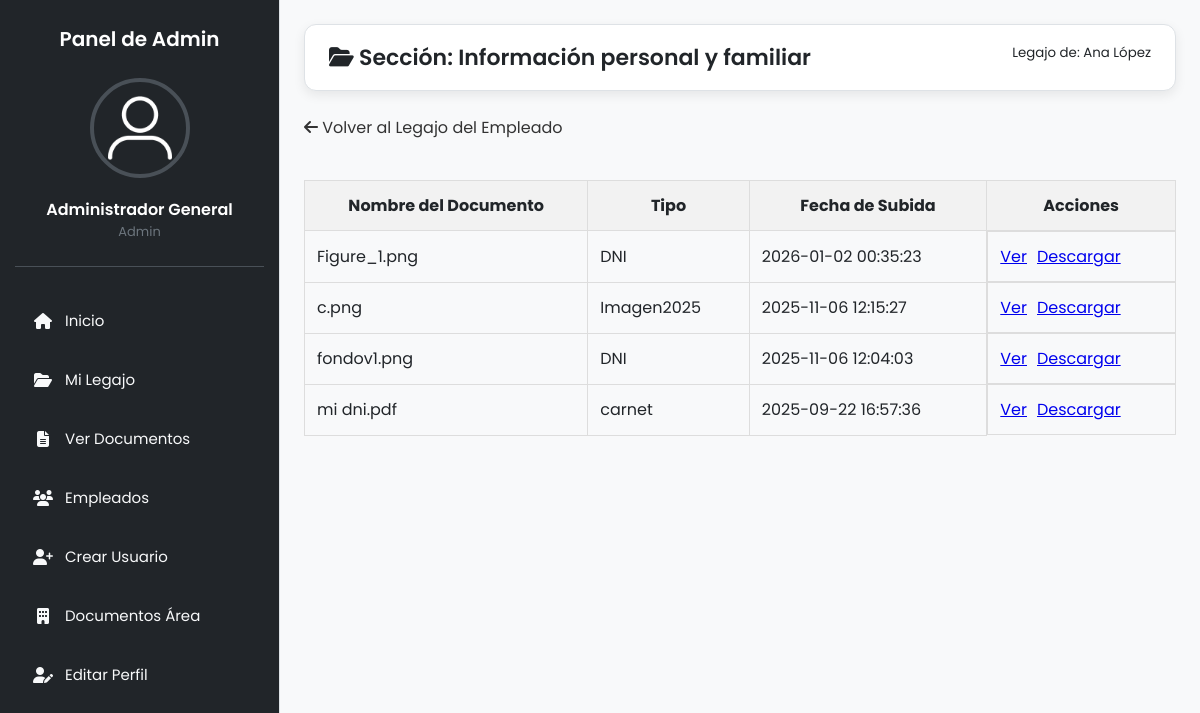
Screenshot of /panel_de_jefe/ver_seccion_legajo.php?id=4&seccion=1 (signed in) with the database file from the repository.
### tables this page shows
CREATE TABLE `secciones_legajo` (
  `id` int NOT NULL AUTO_INCREMENT,
  `nombre` varchar(255) NOT NULL,
  `descripcion` text,
  PRIMARY KEY (`id`)
);

CREATE TABLE `usuarios` (
  `id` int NOT NULL AUTO_INCREMENT,
  `nombre` varchar(150) NOT NULL,
  `email` varchar(150) NOT NULL,
  `password_hash` varchar(255) NOT NULL,
  `id_area` int DEFAULT NULL,
  `rol` enum('admin','rrhh','jefe_area','empleado','secretaria') DEFAULT 'empleado',
  `activo` tinyint(1) DEFAULT '1',
  `creado_en` datetime DEFAULT CURRENT_TIMESTAMP,
  `foto` varchar(255) DEFAULT 'uploads/usuarios/default.png',
  `reset_token` varchar(64) DEFAULT NULL,
  `reset_token_expires_at` datetime DEFAULT NULL,
  PRIMARY KEY (`id`),
  UNIQUE KEY `email` (`email`),
  KEY `id_area` (`id_area`),
  CONSTRAINT `usuarios_ibfk_1` FOREIGN KEY (`id_area`) REFERENCES `areas` (`id`)
);

CREATE TABLE `documentos` (
  `id` int NOT NULL AUTO_INCREMENT,
  `id_usuario` int NOT NULL,
  `nombre_original` varchar(255) NOT NULL,
  `nombre_guardado` varchar(255) NOT NULL,
  `tipo` varchar(100) DEFAULT NULL,
  `fecha_subida` datetime DEFAULT CURRENT_TIMESTAMP,
  `id_area_destino` int DEFAULT NULL,
  `id_seccion` int DEFAULT NULL,
  `estado` varchar(50) DEFAULT 'Pendiente',
  `feedback` text,
  `revisado_por` int DEFAULT NULL,
  `fecha_revision` datetime DEFAULT NULL,
  `destino_area` varchar(100) DEFAULT 'secretaria',
  `enviado_a_area_id` int DEFAULT NULL,
  `area_solicitada_id` int DEFAULT NULL,
  PRIMARY KEY (`id`),
  KEY `id_usuario` (`id_usuario`),
  KEY `fk_area_destino` (`id_area_destino`),
  KEY `fk_documentos_seccion` (`id_seccion`),
  KEY `fk_revisor` (`revisado_por`),
  KEY `fk_area_solicitada` (`area_solicitada_id`),
  CONSTRAINT `documentos_ibfk_1` FOREIGN KEY (`id_usuario`) REFERENCES `usuarios` (`id`),
  CONSTRAINT `fk_area_destino` FOREIGN KEY (`id_area_destino`) REFERENCES `areas` (`id`),
  CONSTRAINT `fk_area_solicitada` FOREIGN KEY (`area_solicitada_id`) REFERENCES `areas` (`id`),
  CONSTRAINT `fk_documentos_seccion` FOREIGN KEY (`id_seccion`) REFERENCES `secciones_legajo` (`id`),
  CONSTRAINT `fk_revisor` FOREIGN KEY (`revisado_por`) REFERENCES `usuarios` (`id`)
);

### panel_de_jefe/ver_seccion_legajo.php (the view, shortened to what this page needs)
<?php
require '../php/db.php';
$empleado_id = isset($_GET['id']) ? (int)$_GET['id'] : 0;
$seccion_id  = isset($_GET['seccion']) ? (int)$_GET['seccion'] : 0;
try {
    $stmt_emp = $pdo->prepare("SELECT nombre FROM usuarios WHERE id = ?");
    $stmt_emp->execute([$empleado_id]);
    $empleado = $stmt_emp->fetch(PDO::FETCH_ASSOC);
    $stmt_sec = $pdo->prepare("SELECT nombre FROM secciones_legajo WHERE id = ?");
    $stmt_sec->execute([$seccion_id]);
    $seccion = $stmt_sec->fetch(PDO::FETCH_ASSOC);
    $stmt_docs = $pdo->prepare(
        "SELECT id, nombre_original, tipo, fecha_subida
         FROM documentos
         WHERE id_usuario = ? AND id_seccion = ?
         ORDER BY fecha_subida DESC"
    );
    $stmt_docs->execute([$empleado_id, $seccion_id]);
    $documentos = $stmt_docs->fetchAll(PDO::FETCH_ASSOC);
} catch (PDOException $e) {
    die("Error en la consulta: " . $e->getMessage());
}
require_once '../includes/header_admin.php';
require_once '../includes/sidebar_admin.php';
?>
<div class="main">
    <header class="topbar">
      <h1><i class="fas fa-folder-open"></i> Sección: <?= htmlspecialchars($seccion['nombre']) ?></h1>
      <small style="margin-top: -10px; display: block;">Legajo de: <?= htmlspecialchars($empleado['nombre']) ?></small>
    </header>
    <main class="content">
        <a href="ver_empleado.php?id=<?= $empleado_id; ?>" style="text-decoration: none; color: #333; margin-bottom: 20px; display: inline-block;">
            <i class="fas fa-arrow-left"></i> Volver al Legajo del Empleado
        </a>
        <div class="card">
            <?php if ($documentos): ?>
                <table class="styled-table">
                    <thead>
                        <tr>
                            <th>Nombre del Documento</th>
                            <th>Tipo</th>
                            <th>Fecha de Subida</th>
                            <th>Acciones</th>
                        </tr>
                    </thead>
                    <tbody>
                        <?php foreach ($documentos as $doc): ?>
                            <tr>
                                <td><?= htmlspecialchars($doc['nombre_original']); ?></td>
                                <td><?= htmlspecialchars($doc['tipo']); ?></td>
                                <td><?= $doc['fecha_subida']; ?></td>
                                <td style="display:flex; gap:10px;">
                                    <a href="../php/ver_documento.php?id=<?= $doc['id'] ?>&action=view" target="_blank">Ver</a>
                                    <a href="../php/ver_documento.php?id=<?= $doc['id'] ?>&action=download">Descargar</a>
                                </td>
                            </tr>
                        <?php endforeach; ?>
                    </tbody>
                </table>
            <?php else: ?>
                <p>No se encontraron documentos en esta sección para este empleado.</p>
            <?php endif; ?>
        </div>
    </main>
</div>
<?php require_once '../includes/footer.php'; ?>

### style/global.css (style rules this page uses)
:root { --color-primario: #0d6efd; --color-primario-hover: #0b5ed7; --color-secundario: #6c757d; --color-exito: #198754; --color-peligro: #dc3545; --color-advertencia: #ffc107; --color-info: #0dcaf0; --color-fondo-cuerpo: #f8f9fa; --color-fondo-sidebar: #212529; --color-texto-sidebar: #f8f9fa; --color-fondo-tarjeta: #ffffff; --color-texto-principal: #212529; --color-texto-secundario: #6c757d; --color-borde: #dee2e6; --sombra-tarjeta: 0 4px 12px rgba(0, 0, 0, 0.08); }
* { margin: 0; padding: 0; box-sizing: border-box; font-family: 'Poppins', sans-serif; }
body { display: flex; background: var(--color-fondo-cuerpo); color: var(--color-texto-principal); min-height: 100vh; }
.main { flex: 1; padding: 24px; margin-left: 280px; transition: margin-left 0.3s ease; }
.topbar { display: flex; justify-content: space-between; align-items: center; background: var(--color-fondo-tarjeta); padding: 16px 24px; border-radius: 12px; margin-bottom: 24px; box-shadow: var(--sombra-tarjeta); border: 1px solid var(--color-borde); }
.topbar h1 { font-size: 22px; color: var(--color-texto-principal); font-weight: 600; margin: 0; }

### panel_de_jefe/ver_seccion_legajo.php (style rules this page uses)
.styled-table { width: 100%; border-collapse: collapse; margin-top: 20px; }
.styled-table th, .styled-table td { padding: 12px; border: 1px solid #ddd; }
.styled-table th { background-color: #f2f2f2; }

### rows the page displays
secciones_legajo: nombre "Información personal y familiar"
usuarios: nombre "Ana López"
documentos: nombre_original "Figure_1.png", tipo "DNI", fecha_subida "2026-01-02 00:35:23"
documentos: nombre_original "c.png", tipo "Imagen2025", fecha_subida "2025-11-06 12:15:27"
documentos: nombre_original "fondov1.png", tipo "DNI", fecha_subida "2025-11-06 12:04:03"
documentos: nombre_original "mi dni.pdf", tipo "carnet", fecha_subida "2025-09-22 16:57:36"

### other values shown
$_SESSION['nombre'] "Administrador General"
$_SESSION['rol'] "Admin"
